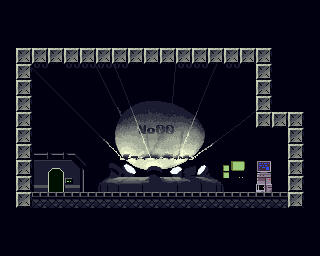

This is a level from a 2D game, rendered from its Tiled map with the project's own tilesets. A one-line summary and the map file follow, with tile-layer data summarised:
An orthogonal 20x16 tile map with 16x16 px tiles, 2 tile layers (background, Tile Layer 1), 2 tilesets and 9 objects (player).

<map version="1.10" tiledversion="1.10.2" orientation="orthogonal" renderorder="right-down" width="20" height="16" tilewidth="16" tileheight="16" infinite="0" nextlayerid="5" nextobjectid="10">
 <tileset firstgid="1" name="PrtEggX" tilewidth="16" tileheight="16" tilecount="240" columns="16">
  <image source="content/tilesets/PrtEggX.png" trans="ff00ff" width="256" height="240" />
 </tileset>
 <tileset firstgid="241" name="NpcSym" tilewidth="16" tileheight="16" tilecount="300" columns="20">
  <image source="content/tilesets/NpcSym.png" trans="ff00ff" width="320" height="240" />
 </tileset>
 <layer id="2" name="background" width="20" height="16">
  <data>[320 cells, 319 non-empty, 6 distinct tile ids]</data>
 </layer>
 <layer id="1" name="Tile Layer 1" width="20" height="16">
  <data>[320 cells, 320 non-empty, 92 distinct tile ids]</data>
 </layer>
 <objectgroup id="4" name="spawnpoints">
  <object id="9" name="player" x="54" y="176.667" width="4.66667" height="4">
   <ellipse />
  </object>
 </objectgroup>
 <objectgroup id="3" name="collisions">
  <object id="1" x="30.6667" y="157.667" width="42.3333" height="4.66667" />
  <object id="2" x="30.3333" y="191.667" width="260" height="6.66667" />
  <object id="3" x="120.667" y="156.333" width="72" height="3.33333" />
  <object id="4" x="16.3333" y="48.3333" width="15.3333" height="158" />
  <object id="5" x="290" y="112.333" width="12.6667" height="94.3333" />
  <object id="6" x="256.667" y="160.667" width="13" height="30.3333" />
  <object id="7" x="255.333" y="48" width="48" height="78.6667" />
  <object id="8" x="15.3333" y="47.3333" width="254" height="15" />
 </objectgroup>
</map>